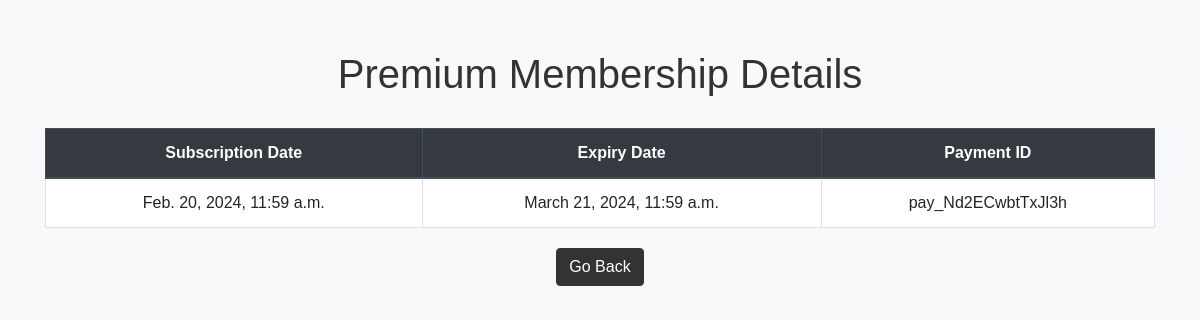
The app's page /matpayment/view_premium/ (signed in) with its own data.
### matpayment/models.py (models this page shows, shortened)
class PremiumMembership(models.Model):
    user = models.OneToOneField(User, on_delete=models.CASCADE)
    is_premium = models.BooleanField(default=False)
    subscription_date = models.DateTimeField(null=True, blank=True)
    expiry_date = models.DateTimeField(null=True, blank=True)
    payment_id = models.CharField(max_length=100, null=True, blank=True)

### matpayment/views.py (the view)
# urls.py: path('view_premium/', views.view_premium, name='view_premium'),
@never_cache
@login_required(login_url='accounts:login')
def view_premium(request):
    try:
        premium_membership = PremiumMembership.objects.get(user=request.user)
    except PremiumMembership.DoesNotExist:
        premium_membership = None
    context = {
        'premium_membership': premium_membership,
    }
    return render(request, 'matpayment/view_premium.html', context)

### matpayment/templates/matpayment/view_premium.html (shortened to what this page needs)
<!DOCTYPE html>
<html lang="en">
<head>
    <link rel="stylesheet" href="https://maxcdn.bootstrapcdn.com/bootstrap/4.5.2/css/bootstrap.min.css">
</head>
<body>
<div class="container">
    <h1>Premium Membership Details</h1>
    <table class="table table-bordered">
        <thead class="thead-dark">
            <tr>
                <th>Subscription Date</th>
                <th>Expiry Date</th>
                <th>Payment ID</th>
            </tr>
        </thead>
        <tbody>
            {% if premium_membership %}
                <tr>
                    <td>{{ premium_membership.subscription_date }}</td>
                    <td>{{ premium_membership.expiry_date }}</td>
                    <td>{{ premium_membership.payment_id }}</td>
                </tr>
            {% else %}
                <tr>
                    <td colspan="3">No premium membership details available</td>
                </tr>
            {% endif %}
        </tbody>
    </table>
    <div class="center-button">
        <a href="{% url 'matrimony:myprofile' %}" class="btn btn-primary btn-back">Go Back</a>
    </div>
</div>
</body>
</html>

### matpayment/templates/matpayment/view_premium.html (style rules this page uses)
body { font-family: Arial, sans-serif; background-color: #f8f9fa; padding-top: 50px; }
h1 { text-align: center; margin-bottom: 30px; color: #333; }
table { background-color: #fff; }
th, td { text-align: center; }
.btn-back { margin-bottom: 20px; }
.btn-primary { background-color: #007bff; border-color: #007bff; }
.center-button { text-align: center; margin-top: 20px; }
.btn-back { background-color: #333; color: #fff; border-color: #333; }

### records on screen
PremiumMembership: subscription_date "Feb. 20, 2024, 11:59 a.m.", expiry_date "March 21, 2024, 11:59 a.m.", payment_id "pay_Nd2ECwbtTxJl3h"
